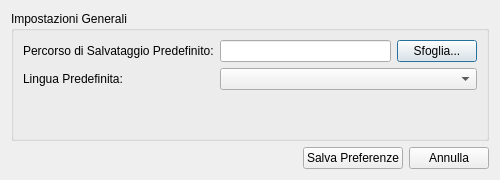
<?xml version="1.0" encoding="UTF-8"?>
<ui version="4.0">
 <class>SettingsDialog</class>
 <widget class="QDialog" name="SettingsDialog">
  <property name="geometry">
   <rect>
    <x>0</x>
    <y>0</y>
    <width>500</width>
    <height>180</height>
   </rect>
  </property>
  <property name="windowTitle">
   <string>Preferenze Applicazione</string>
  </property>
  <layout class="QVBoxLayout" name="verticalLayout">
   <item>
    <widget class="QGroupBox" name="grpGeneral">
     <property name="title">
      <string>Impostazioni Generali</string>
     </property>
     <layout class="QFormLayout" name="formLayout">
      <item row="0" column="0">
       <widget class="QLabel" name="lblDefaultPath">
        <property name="text">
         <string>Percorso di Salvataggio Predefinito:</string>
        </property>
       </widget>
      </item>
      <item row="0" column="1">
       <layout class="QHBoxLayout" name="hLayoutPath">
        <item>
         <widget class="QLineEdit" name="txtDefaultPath"/>
        </item>
        <item>
         <widget class="QPushButton" name="btnBrowsePath">
          <property name="text">
           <string>Sfoglia...</string>
          </property>
         </widget>
        </item>
       </layout>
      </item>
      <item row="1" column="0">
       <widget class="QLabel" name="lblDefaultLang">
        <property name="text">
         <string>Lingua Predefinita:</string>
        </property>
       </widget>
      </item>
      <item row="1" column="1">
       <widget class="QComboBox" name="comboLanguage"/>
      </item>
     </layout>
    </widget>
   </item>
   <item>
    <layout class="QHBoxLayout" name="hLayoutButtons">
     <item>
      <spacer name="horizontalSpacer">
       <property name="orientation">
        <enum>Qt::Horizontal</enum>
       </property>
       <property name="sizeHint" stdset="0">
        <size>
         <width>40</width>
         <height>20</height>
        </size>
       </property>
      </spacer>
     </item>
     <item>
      <widget class="QPushButton" name="btnSave">
       <property name="text">
        <string>Salva Preferenze</string>
       </property>
      </widget>
     </item>
     <item>
      <widget class="QPushButton" name="btnCancel">
       <property name="text">
        <string>Annulla</string>
       </property>
      </widget>
     </item>
    </layout>
   </item>
  </layout>
 </widget>
 <resources/>
 <connections/>
</ui>
